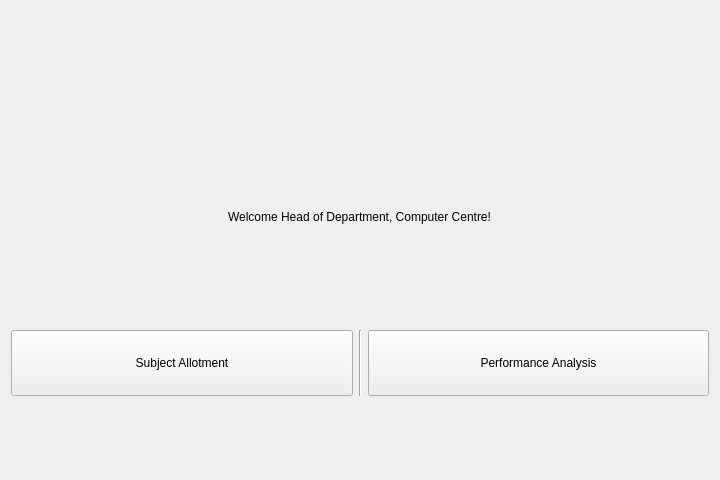
<?xml version="1.0" encoding="UTF-8"?>
<ui version="4.0">
 <class>form_admin_panel</class>
 <widget class="QWidget" name="form_admin_panel">
  <property name="geometry">
   <rect>
    <x>0</x>
    <y>0</y>
    <width>720</width>
    <height>480</height>
   </rect>
  </property>
  <property name="windowTitle">
   <string>Admin Panel</string>
  </property>
  <property name="windowIcon">
   <iconset resource="q.qrc">
    <normaloff>:/newPrefix/FaceAttend.png</normaloff>:/newPrefix/FaceAttend.png</iconset>
  </property>
  <layout class="QVBoxLayout" name="verticalLayout">
   <item>
    <layout class="QGridLayout" name="gridLayout">
     <item row="0" column="0" alignment="Qt::AlignRight">
      <widget class="QPushButton" name="pushButton">
       <property name="text">
        <string/>
       </property>
       <property name="icon">
        <iconset resource="q.qrc">
         <normaloff>../assets/ui/logout.png</normaloff>../assets/ui/logout.png</iconset>
       </property>
       <property name="iconSize">
        <size>
         <width>32</width>
         <height>32</height>
        </size>
       </property>
       <property name="flat">
        <bool>true</bool>
       </property>
      </widget>
     </item>
    </layout>
   </item>
   <item>
    <widget class="QLabel" name="label_4">
     <property name="text">
      <string/>
     </property>
    </widget>
   </item>
   <item alignment="Qt::AlignHCenter|Qt::AlignVCenter">
    <widget class="QLabel" name="label">
     <property name="sizePolicy">
      <sizepolicy hsizetype="Fixed" vsizetype="Fixed">
       <horstretch>0</horstretch>
       <verstretch>0</verstretch>
      </sizepolicy>
     </property>
     <property name="minimumSize">
      <size>
       <width>1</width>
       <height>1</height>
      </size>
     </property>
     <property name="baseSize">
      <size>
       <width>0</width>
       <height>0</height>
      </size>
     </property>
     <property name="text">
      <string/>
     </property>
     <property name="pixmap">
      <pixmap resource="q.qrc">../assets/ui/user.png</pixmap>
     </property>
    </widget>
   </item>
   <item alignment="Qt::AlignHCenter|Qt::AlignVCenter">
    <widget class="QLabel" name="label_2">
     <property name="text">
      <string>Welcome Head of Department, Computer Centre!</string>
     </property>
    </widget>
   </item>
   <item>
    <widget class="QLabel" name="label_3">
     <property name="text">
      <string/>
     </property>
    </widget>
   </item>
   <item>
    <layout class="QHBoxLayout" name="horizontalLayout">
     <property name="sizeConstraint">
      <enum>QLayout::SetDefaultConstraint</enum>
     </property>
     <item>
      <widget class="QPushButton" name="pushButton_3">
       <property name="sizePolicy">
        <sizepolicy hsizetype="Preferred" vsizetype="Preferred">
         <horstretch>0</horstretch>
         <verstretch>0</verstretch>
        </sizepolicy>
       </property>
       <property name="text">
        <string>Subject Allotment</string>
       </property>
       <property name="icon">
        <iconset>
         <normaloff>../assets/ui/teachers.png</normaloff>../assets/ui/teachers.png</iconset>
       </property>
       <property name="iconSize">
        <size>
         <width>32</width>
         <height>32</height>
        </size>
       </property>
      </widget>
     </item>
     <item>
      <widget class="Line" name="line">
       <property name="orientation">
        <enum>Qt::Vertical</enum>
       </property>
      </widget>
     </item>
     <item>
      <widget class="QPushButton" name="pushButton_2">
       <property name="sizePolicy">
        <sizepolicy hsizetype="Preferred" vsizetype="Preferred">
         <horstretch>0</horstretch>
         <verstretch>0</verstretch>
        </sizepolicy>
       </property>
       <property name="text">
        <string>Performance Analysis</string>
       </property>
       <property name="icon">
        <iconset resource="q.qrc">
         <normaloff>../assets/ui/chart.png</normaloff>../assets/ui/chart.png</iconset>
       </property>
       <property name="iconSize">
        <size>
         <width>64</width>
         <height>64</height>
        </size>
       </property>
       <property name="flat">
        <bool>false</bool>
       </property>
      </widget>
     </item>
    </layout>
   </item>
   <item>
    <widget class="QLabel" name="label_5">
     <property name="text">
      <string/>
     </property>
    </widget>
   </item>
  </layout>
 </widget>
 <resources>
  <include location="q.qrc"/>
 </resources>
 <connections/>
</ui>
